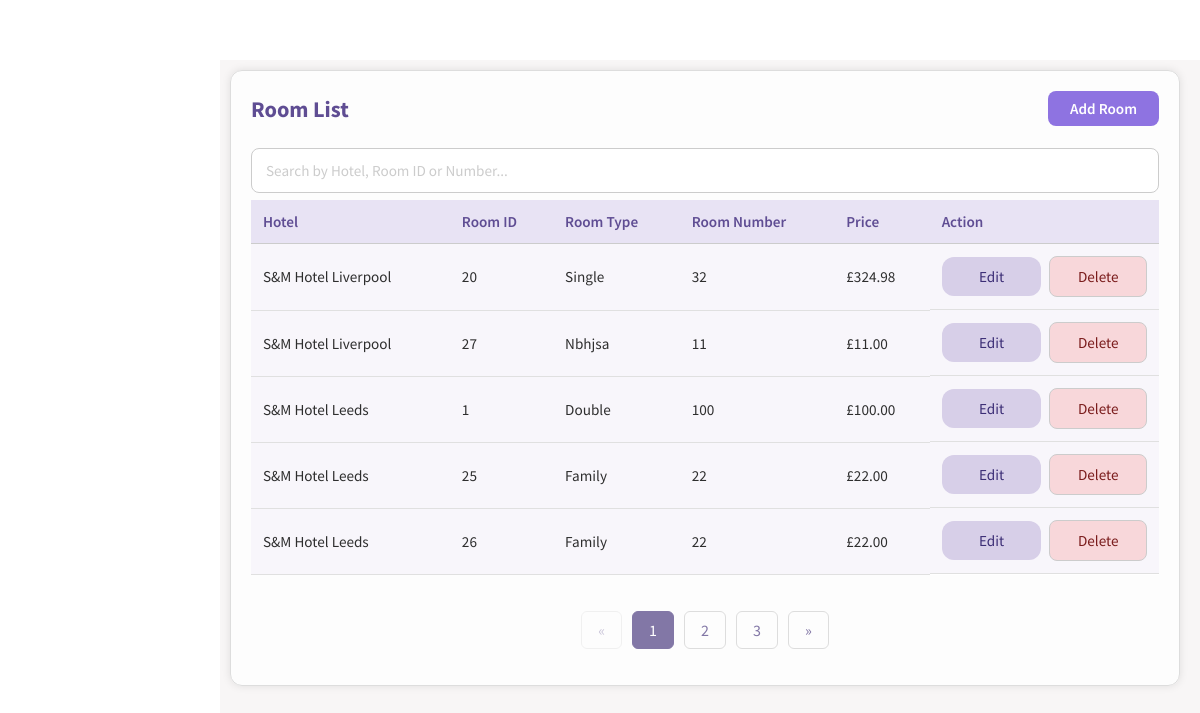
Before: /room.php (signed in) with the older database file.
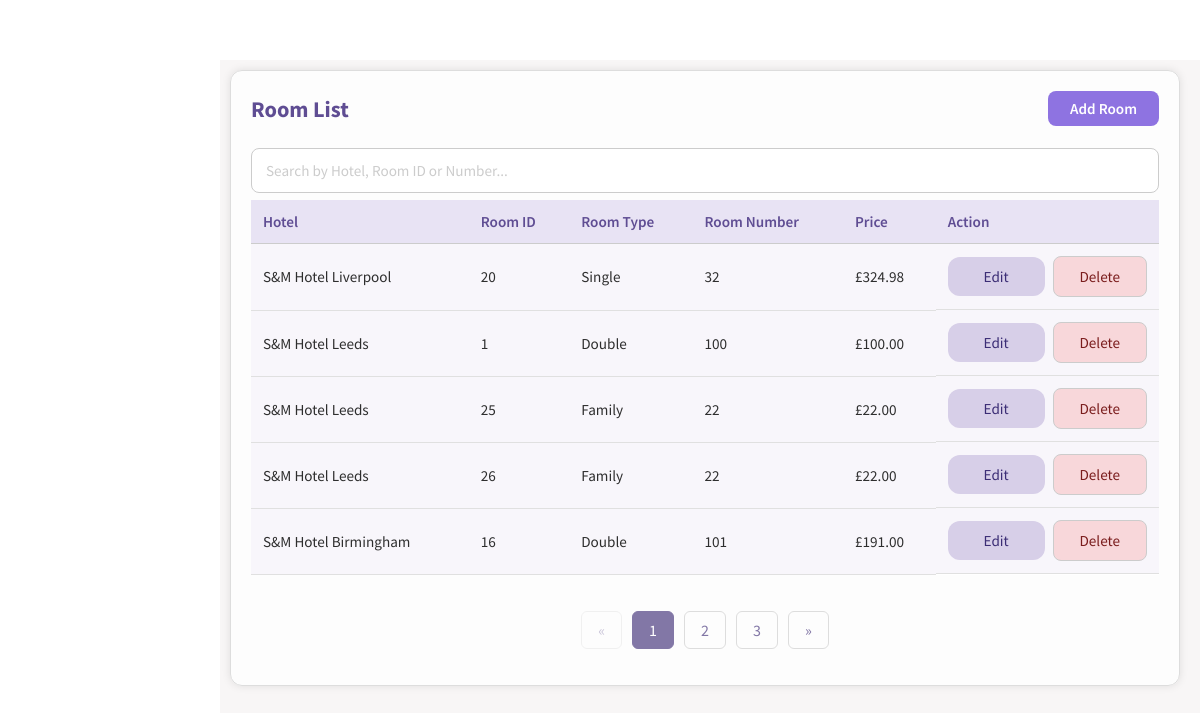
After: the same page with the newer database file.
### tables this page shows
CREATE TABLE ROOM(
ROOM_ID INTEGER NOT NULL PRIMARY KEY AUTOINCREMENT,
ROOM_NO INTEGER NOT NULL,
ROOM_TYPE_ID INTEGER NOT NULL,
PRICE DOUBLE(2) NOT NULL,
HOTEL_ID INTEGER NOT NULL,
FOREIGN KEY (ROOM_TYPE_ID) REFERENCES ROOM_TYPE(ROOM_TYPE_ID) ON DELETE CASCADE ON UPDATE CASCADE,
FOREIGN KEY (HOTEL_ID) REFERENCES HOTEL(HOTEL_ID) ON DELETE CASCADE ON UPDATE CASCADE
);

CREATE TABLE HOTEL(
HOTEL_ID INTEGER NOT NULL PRIMARY KEY AUTOINCREMENT,
HOTEL_NAME TEXT NOT NULL,
HOTEL_ADDRESS TEXT NOT NULL,
CITY TEXT NOT NULL,
POSTCODE TEXT NOT NULL,
HOTEL_TELNO TEXT NOT NULL UNIQUE,
HOTEL_EMAIL TEXT NOT NULL UNIQUE
);

CREATE TABLE ROOM_TYPE(
ROOM_TYPE_ID INTEGER  NOT NULL PRIMARY KEY AUTOINCREMENT,
ROOM_TYPE_NAME TEXT NOT NULL,
ROOM_TYPE_DESCRIPTION TEXT NOT NULL
);

### functions.php (the view, shortened to what this page needs)
<?php
function createDB()
{
    $db = new SQLite3('hotelSQL.db');
    $db->exec("PRAGMA foreign_keys = ON");
    return $db;
}
function RoomList($editingId = null, $limit = null, $offset = null)
{
    $db = createDB();
    $select_query = "SELECT * FROM ROOM r
        INNER JOIN HOTEL h ON (r.HOTEL_ID = h.HOTEL_ID)
        INNER JOIN ROOM_TYPE rt ON (r.ROOM_TYPE_ID = rt.ROOM_TYPE_ID)
        ORDER BY HOTEL_ID ASC
    ";
    $select_query = applyPagination($select_query, $limit, $offset);
    $result = $db->query($select_query);
    while ($row = $result->fetchArray(SQLITE3_ASSOC)) {
        if ($editingId == $row['ROOM_ID']) {
            echo "<tr><form method='post'>";
            echo "<td>";
            HotelDropdown($row['HOTEL_ID']);
            echo "</td>";
            echo "<td>" . $row['ROOM_ID'] . "</td>";
            echo "<input type='hidden' name='room-id' value='" . $row['ROOM_ID'] . "'>";
            echo "<td>";
            RoomTypeDropdown('room-type-id', $row['ROOM_TYPE_ID']);
            echo "</td>";
            echo "<td>
                    <input type='number' name='room-number'
                           value='" . htmlspecialchars($row['ROOM_NO']) . "' required>
                  </td>";
            echo "<td>
                    <input type='number' step='0.01' name='room-price'
                           value='" . htmlspecialchars($row['PRICE']) . "' required>
                  </td>";
            echo "<td>
                    <input type='submit' class='submit-btn' name='save' value='Save'>
                    <input type='submit' class='delete-button-in-list' name='cancel' value='Cancel'>
                  </td>";
            echo "</form></tr>";
        } else {
            echo "<form method='post'><tr>";
            echo "<td>" . $row['HOTEL_NAME'] . "</td>";
            echo "<td>" . $row['ROOM_ID'] . "</td>";
            echo "<td>" . $row['ROOM_TYPE_NAME'] . "</td>";
            echo "<td>" . $row['ROOM_NO'] . "</td>";
            echo "<td>" . "£" . number_format($row['PRICE'], 2, '.', '') . "</td>";
            echo "<td>
                    <input type='hidden' name='room-id' value='" . $row['ROOM_ID'] . "'>
                    <input type='submit' class='edit-button-in-list' name='edit' value='Edit'>
                    <input type='button' class='delete-button-in-list' value='Delete'>
                </td>";
            echo "</tr></form>";
        }
    }
}
function applyPagination($sql, $limit, $offset)
{
    if ($limit !== null && $offset !== null) {
        $limit = (int) $limit;
        $offset = (int) $offset;
        $sql .= " LIMIT $limit OFFSET $offset";
    }
    return $sql;
}
?>

### room.php (shortened to what this page needs)
<!DOCTYPE html>
<html lang="en">
<head>
    <link rel="stylesheet" href="style.css" />
</head>
<?php
require_once("functions.php");
$editingId = null;
$records_per_page = 5;
$current_page = isset($_GET["page"]) ? intval($_GET["page"]) : 1;
$db = createDB();
$total_query = "SELECT COUNT(*) AS total FROM ROOM";
$total_result = $db->query($total_query);
$total_row = $total_result->fetchArray(SQLITE3_ASSOC);
$total_records = (int) ($total_row['total'] ?? 0);
$total_pages = $total_records > 0 ? (int) ceil($total_records / $records_per_page) : 1;
$offset = ($current_page - 1) * $records_per_page;
?>
<body onload="loadNavbar()">
    <div class="main_content">
        <section class="add-container">
            <div class="heading-row">
                <h2>Room List</h2>
                <a class="add-btn" href="room-add.php">Add Room</a>
            </div>
            <div class="search-bar">
                <input type="text" id="searchInput" placeholder="Search by Hotel, Room ID or Number..."
                    autocomplete="off" onkeyup="filterRoomList(this)">
            </div>
            <table class="base-table">
                <thead>
                    <tr>
                        <th>Hotel</th>
                        <th>Room ID</th>
                        <th>Room Type</th>
                        <th>Room Number</th>
                        <th>Price</th>
                        <th>Action</th>
                    </tr>
                </thead>
                <tbody>
                    <?php RoomList($editingId, $records_per_page, $offset) ?>
                </tbody>
            </table>
            <br />
            <?php if ($total_records > $records_per_page): ?>
            <ul class="pagination">
                <?php if ($current_page > 1): ?>
                    <?php $prev_page = $current_page - 1; ?>
                    <li><a href="?page=<?= $prev_page ?>">&laquo;</a></li>
                <?php else: ?>
                    <li class="disabled"><span>&laquo;</span></li>
                <?php endif; ?>
                <?php for ($i = 1; $i <= $total_pages; $i++): ?>
                    <?php if ($i == $current_page): ?>
                        <li class="active"><span><?= $i ?></span></li>
                    <?php else: ?>
                        <li><a href="?page=<?= $i ?>"><?= $i ?></a></li>
                    <?php endif; ?>
                <?php endfor; ?>
                <?php if ($current_page < $total_pages): ?>
                    <?php $next_page = $current_page + 1; ?>
                    <li><a href="?page=<?= $next_page ?>">&raquo;</a></li>
                <?php else: ?>
                    <li class="disabled"><span>&raquo;</span></li>
                <?php endif; ?>
            </ul>
            <?php endif; ?>
        </section>
    </div>
</body>
</html>

### style.css (style rules this page uses)
html, body { margin: 0; padding: 0; box-sizing: border-box; }
*, *::before, *::after { box-sizing: inherit; }
* { font-family: "Source Sans Pro", Helvetica, sans-serif; }
input::placeholder { color: #ccc; }
.main_content { margin-top: 60px; margin-left: 220px; padding: 10px 20px 20px 10px; background: #f8f6f6; min-height: calc(100vh - 60px); color: #2e2e2e; flex: 1; overflow-x: hidden; }
.add-container h2 { color: #5f4d93; font-size: 1.4rem; font-weight: 700; margin-bottom: 20px; text-align: left; }
.add-container .search-bar { margin: 5px 0; padding: 2px 0; }
.add-container .search-bar input { display: block; width: 100%; padding: 12px 14px; border: 1px solid #ccc; }
.base-table { width: 100%; border-collapse: collapse; color: #2e2e2e; font-size: 0.95rem; background-color: #fff; }
.base-table thead { background-color: #e8e3f4; }
.base-table th { text-align: left; font-weight: 600; color: #5f4d93; padding: 12px; border-bottom: 1px solid #ccc; }
.base-table td { padding: 12px; border-bottom: 1px solid #e0e0e0; }
.base-table td:last-child { display: flex; justify-content: flex-start; align-items: center; gap: 8px; }
.base-table tr:nth-child(even) { background-color: #f8f6fb; }
.add-container { width: 100%; max-width: none; padding: 20px 20px 20px 20px; margin: 0 0 30px 0; background: rgba(255, 255, 255, 0.8); border-radius: 12px; border: 1px solid #ddd; box-shadow: 0 0 8px rgba(0, 0, 0, 0.1); }
.add-container input { padding: 10px; border: 1px solid #ccc; border-radius: 8px; font-size: 0.95rem; background-color: #fff; transition: border-color 0.3s, box-shadow 0.3s; }
.add-container td input[type="submit"] { padding: 10px 28px; border: none; border-radius: 12px; font-size: 0.95rem; font-weight: 500; cursor: pointer; }
.add-container .edit-button-in-list { background-color: #d7cfe8; color: #3b2d75; }
.add-container .delete-button-in-list { background-color: #f8d7da; color: #7a1c1c; }
.base-form input, .add-container input, .add-container select, .base-form select { width: 50%; max-width: 100%; }
.pagination { display: flex; justify-content: center; list-style-type: none; padding: 0; }
.pagination li { margin: 0 5px; }
.pagination a, .pagination span { text-decoration: none; color: #8277a6; padding: 8px 16px; border: 1px solid #ddd; border-radius: 6px; cursor: pointer; display: inline-block; }
.pagination li.active span { background-color: #8277a6; color: white; border-color: #8277a6; }
.pagination li.disabled span { opacity: 0.4; cursor: not-allowed; }
.add-btn { display: inline-block; padding: 8px 22px; background-color: #8e73e1; color: #fff; border-radius: 8px; font-weight: 600; font-size: 0.95rem; text-decoration: none; }
.heading-row { display: flex; align-items: center; justify-content: space-between; margin-bottom: 20px; }
.heading-row h2 { margin: 0; color: #5f4d93; font-size: 1.4rem; font-weight: 700; }
.edit-button-in-list, .delete-button-in-list { cursor: pointer; }

Changed rows visible on the page:
removed room: HOTEL_ID.HOTEL_NAME "S&M Hotel Liverpool", ROOM_ID "27", ROOM_TYPE_ID.ROOM_TYPE_NAME "Nbhjsa", ROOM_NO "11", PRICE "11.00"
now on this page (row unchanged): room: HOTEL_ID.HOTEL_NAME "S&M Hotel Birmingham", ROOM_ID "16", ROOM_TYPE_ID.ROOM_TYPE_NAME "Double", ROOM_NO "101", PRICE "191.00"
